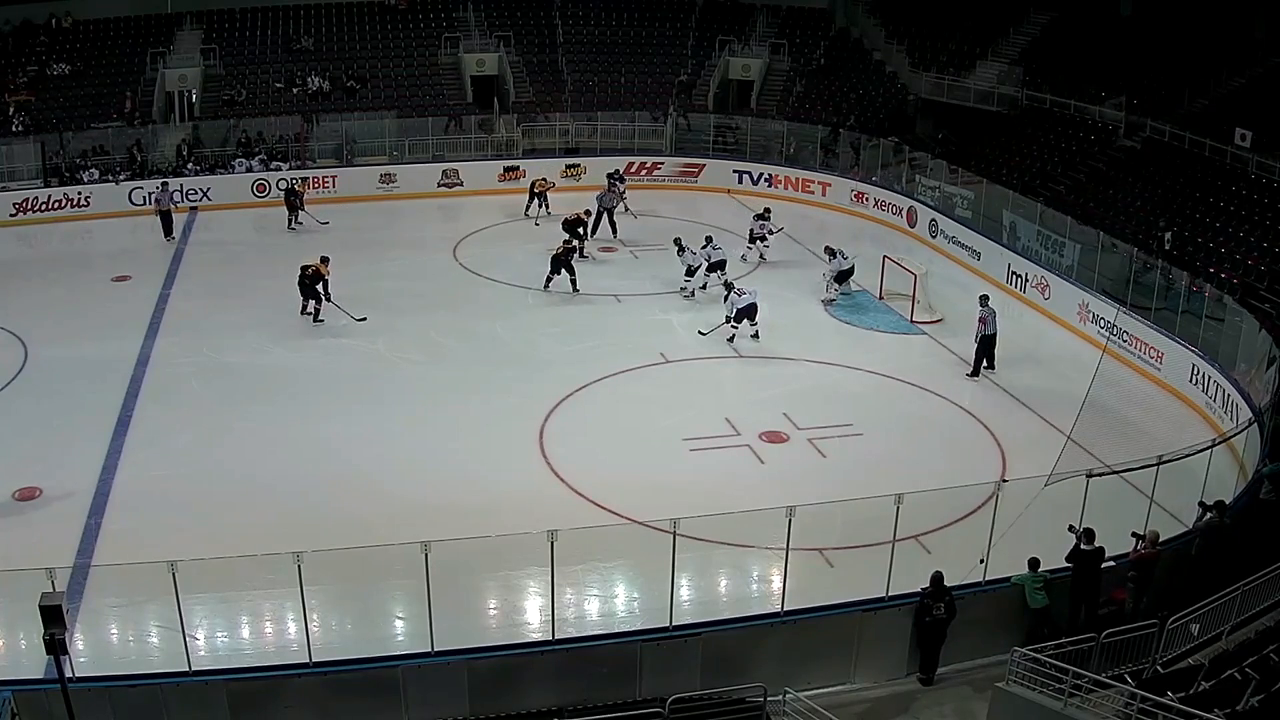
#> input picture frame 46 of area1.mov, 1280 x 720 px
$ python background1.py
#> lines starting #> are read from the running program, lines starting #| are printed output that depends on the picture; after the words box and inside, x2 and y2 are one past the last pixel; in counts of white or black regions, pixels touching at a corner belong together
import numpy as np
import cv2
import init_points as ip


class BackGroundSubtractor:
    # When constructing background subtractor, we
    # take in two arguments:
    # 1) alpha: The background learning factor, its value should
    # be between 0 and 1. The higher the value, the more quickly
    # your program learns the changes in the background. Therefore,
    # for a static background use a lower value, like 0.001. But if
    # your background has moving trees and stuff, use a higher value,
    # maybe start with 0.01.
    # 2) firstFrame: This is the first frame from the video/webcam.
    def __init__(self, alpha, firstFrame):
        self.alpha = alpha
        self.backGroundModel = firstFrame

    def getForeground(self, frame):
        # apply the background averaging formula:
        # NEW_BACKGROUND = CURRENT_FRAME * ALPHA + OLD_BACKGROUND * (1 - APLHA)
        self.backGroundModel = frame * self.alpha + self.backGroundModel * (1 - self.alpha)

        # after the previous operation, the dtype of
        # self.backGroundModel will be changed to a float type
        # therefore we do not pass it to cv2.absdiff directly,
        # instead we acquire a copy of it in the uint8 dtype
        # and pass that to absdiff.

        return cv2.absdiff(self.backGroundModel.astype(np.uint8), frame)


# Just a simple function to perform
# some filtering before any further processing.
def denoise(frame):
    frame = cv2.medianBlur(frame, 5)
    frame = cv2.GaussianBlur(frame, (5, 5), 0)

    return frame

path_video = 'video/'
video_file = 'area1.mov'

video = cv2.VideoCapture(path_video + video_file)

ret, frame = video.read()
#> frame is the input picture: shape (720, 1280, 3); mean B, G, R 91, 92.2, 89.3

fborders = ip.fborders


video_h, video_w = frame.shape[:2]
#> video_h = 720; video_w = 1280
video_k = 2
video_w = int(video_w/video_k)
#> video_w = 640
video_h = int(video_h/video_k)
#> video_h = 360
frame = cv2.resize(frame, (video_w, video_h))
#> frame: shape (360, 640, 3)

field_mask = np.zeros(frame.shape[:2], dtype="uint8")
cv2.fillPoly(field_mask,[np.array(fborders)], 255, 1)
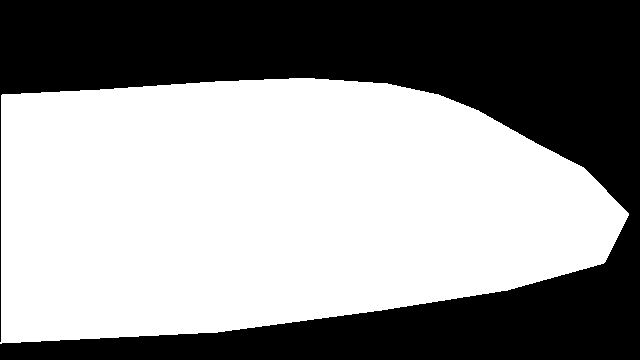
#> field_mask: shape (360, 640); 57.2% white; 1 black region, box (x1, y1, x2, y2) and area: (0, 0, 640, 360) 98592


if ret is True:
    backSubtractor = BackGroundSubtractor(0.2, denoise(frame))
#> in denoise, `frame = cv2.medianBlur(frame, 5)`:
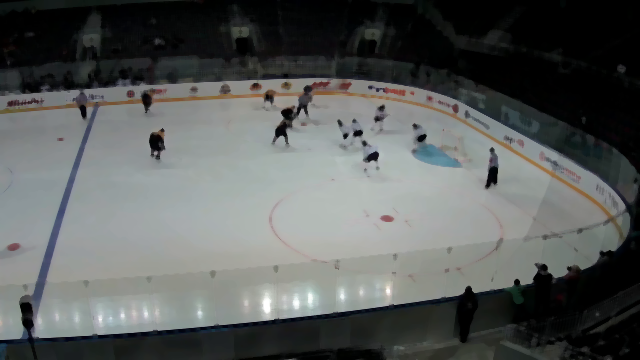
#> frame: shape (360, 640, 3); mean of channels 0, 1, 2 91.2, 92.4, 89.4; drawn as B, G, R
#> in __init__, `self.alpha = alpha`: self.alpha = 0.2
    run = True
else:
    run = False

while True: #(run):
    # Read a frame from the camera
    ret, frame = video.read()

    frame1 = frame.copy()
    frame1 = cv2.resize(frame1, (video_w, video_h))

    frame1 = cv2.bitwise_and(frame1, frame1, mask=field_mask)

    # If the frame was properly read.
    if ret is True:
        # Show the filtered image


        frame2 = denoise(frame1)


        # get the foreground
        foreGround = backSubtractor.getForeground(denoise(frame2))
#> in denoise (call 3), `frame = cv2.GaussianBlur(frame, (5, 5), 0)`:
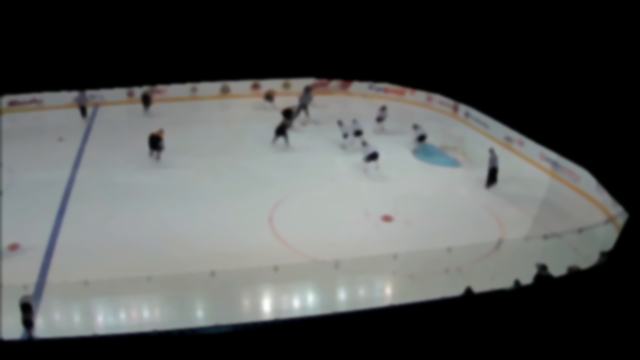
#> frame: shape (360, 640, 3); mean of channels 0, 1, 2 83.2, 84.3, 82.2; drawn as B, G, R

        foreGround = cv2.cvtColor(foreGround.copy(), cv2.COLOR_BGR2GRAY)

        # Apply thresholding on the background and display the resulting mask
        ret, mask = cv2.threshold(foreGround, 15, 255, cv2.THRESH_BINARY)
#> mask: shape (360, 640); 17.9% white; 123 white regions (89 under 20 px), largest, box (x1, y1, x2, y2) and area: (34, 293, 572, 360) 17021, (40, 51, 640, 252) 16204, (0, 13, 104, 341) 3021

        kernel = cv2.getStructuringElement(cv2.MORPH_ELLIPSE, (3, 3))
        # edged = cv2.Canny(fgmask, 30, 100)  # any gradient between 30 and 150 are considered edges
        mask_dilated = cv2.dilate(mask, kernel, iterations=2) # dilate
#> mask_dilated: shape (360, 640); 22.7% white; 60 white regions (10 under 20 px), largest, box (x1, y1, x2, y2) and area: (0, 4, 640, 360) 46101, (30, 0, 166, 10) 822, (444, 26, 510, 53) 765

        mask_closed = cv2.morphologyEx(mask_dilated, cv2.MORPH_CLOSE, kernel, iterations=1)
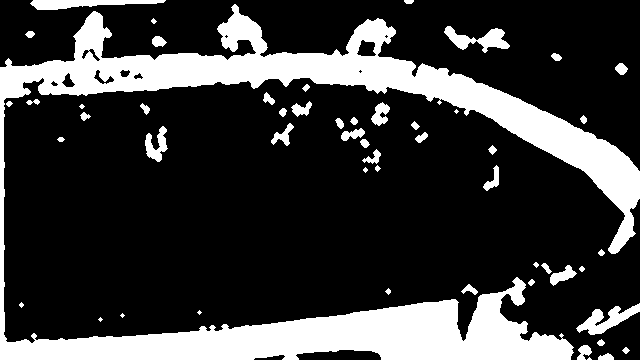
#> mask_closed: shape (360, 640); 22.8% white; 53 white regions (8 under 20 px), largest, box (x1, y1, x2, y2) and area: (0, 4, 640, 360) 46462, (576, 303, 640, 335) 833, (30, 0, 166, 10) 822

        frame3 = cv2.bitwise_and(frame1, frame1, mask=mask_closed)
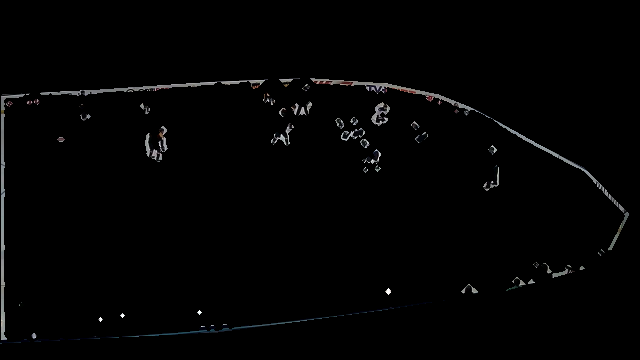
#> frame3: shape (360, 640, 3); mean B, G, R 2.9, 2.9, 2.8


        # Note: The mask is displayed as a RGB image, you can
        # display a grayscale image by converting 'foreGround' to
        # a grayscale before applying the threshold.
        cv2.imshow('mask', np.hstack([mask, mask_closed]))
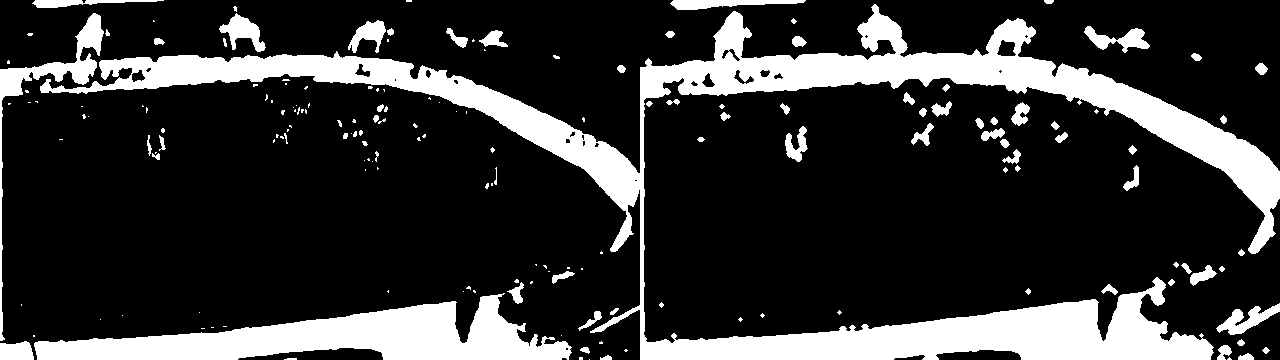
#> window 'mask': shape (360, 1280); 20.4% white; 174 white regions (97 under 20 px), largest, box (x1, y1, x2, y2) and area: (40, 4, 1280, 360) 62925, (34, 293, 572, 360) 17021, (0, 13, 104, 341) 3021
        # cv2.imshow('mask', mask)

        cv2.imshow('frame', np.hstack([frame1, frame3]))
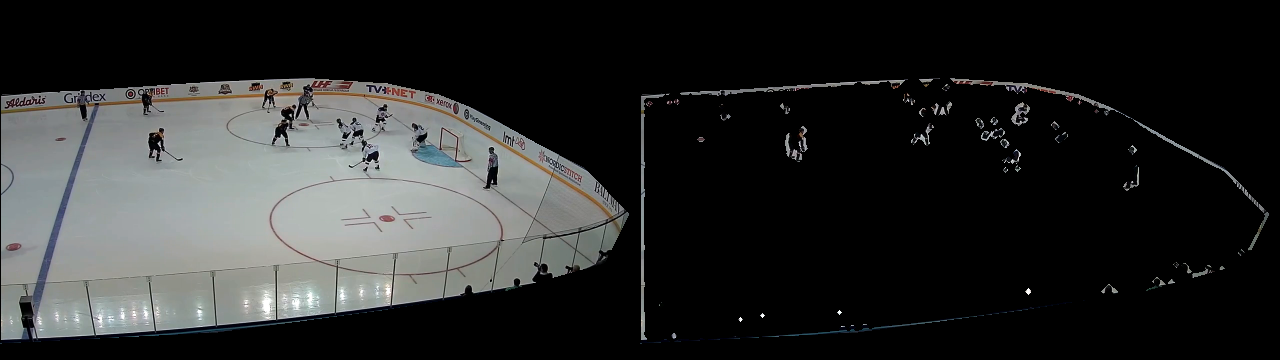
#> window 'frame': shape (360, 1280, 3); mean B, G, R 42.6, 43.2, 42.2

        # cv2.imshow(np.hstack([frame1, mask]))

        key = cv2.waitKey(10) & 0xFF
#> (key Esc is pressed here)
    else:
        break

    if key == 27:
        break

cv2.waitKey(0)
video.release()
cv2.destroyAllWindows()

$ run again, starting later in the video
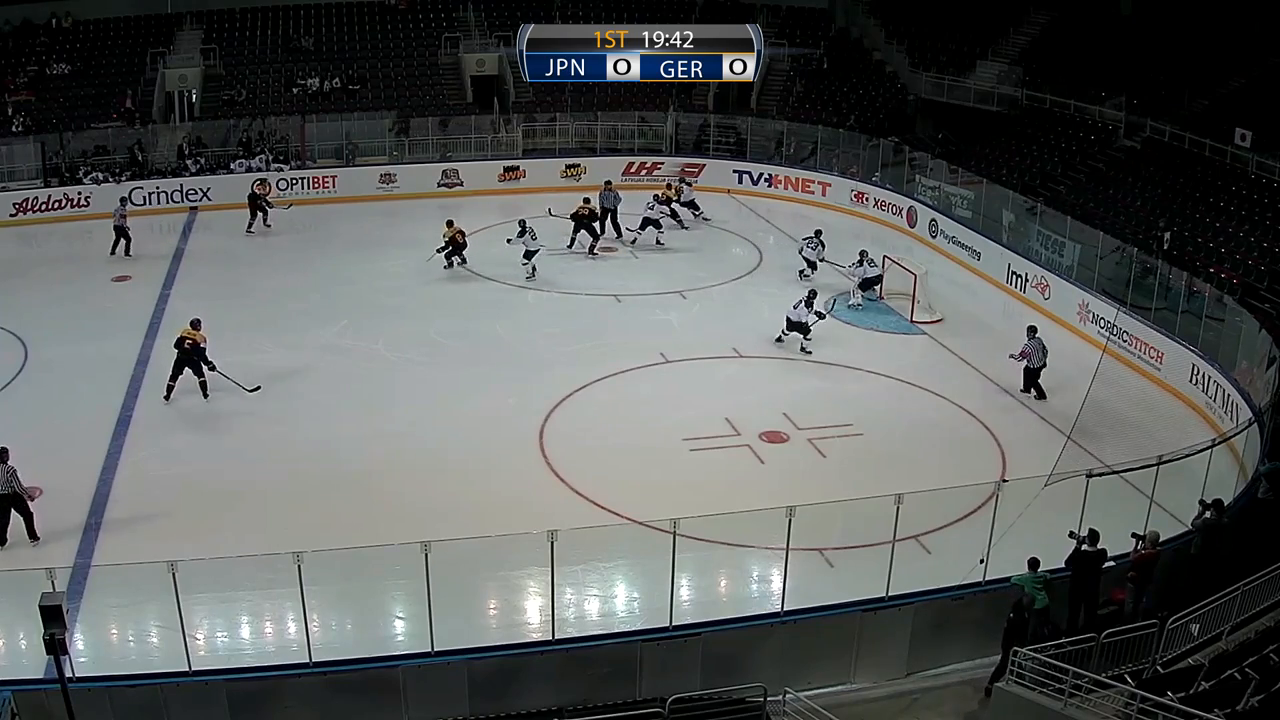
#> input picture frame 210 of area1.mov, 1280 x 720 px
#> frame is the input picture: shape (720, 1280, 3); mean B, G, R 92.5, 93.3, 90.4
#> field_mask: shape (360, 640); 57.2% white; 1 black region, box (x1, y1, x2, y2) and area: (0, 0, 640, 360) 98592
#> self.alpha = 0.2
#> `ret, mask = cv2.threshold(foreGround, 15, 255, cv2.THRESH_BINARY)`:
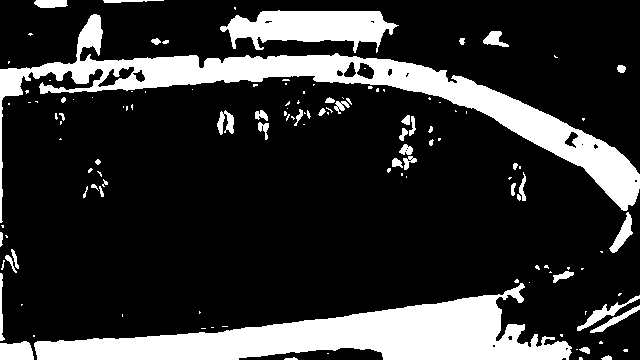
#> mask: shape (360, 640); 19.9% white; 129 white regions (80 under 20 px), largest, box (x1, y1, x2, y2) and area: (0, 14, 640, 223) 18212, (34, 283, 572, 360) 17952, (220, 10, 399, 53) 4591
#> mask_dilated: shape (360, 640); 25.2% white; 54 white regions (5 under 20 px), largest, box (x1, y1, x2, y2) and area: (0, 8, 640, 255) 28940, (0, 247, 592, 360) 21471, (575, 293, 640, 335) 1187
#> mask_closed: shape (360, 640); 25.4% white; 43 white regions (3 under 20 px), largest, box (x1, y1, x2, y2) and area: (0, 5, 640, 255) 29210, (0, 247, 592, 360) 21649, (575, 293, 640, 335) 1262
#> `cv2.imshow('frame', np.hstack([frame1, frame3]))`:
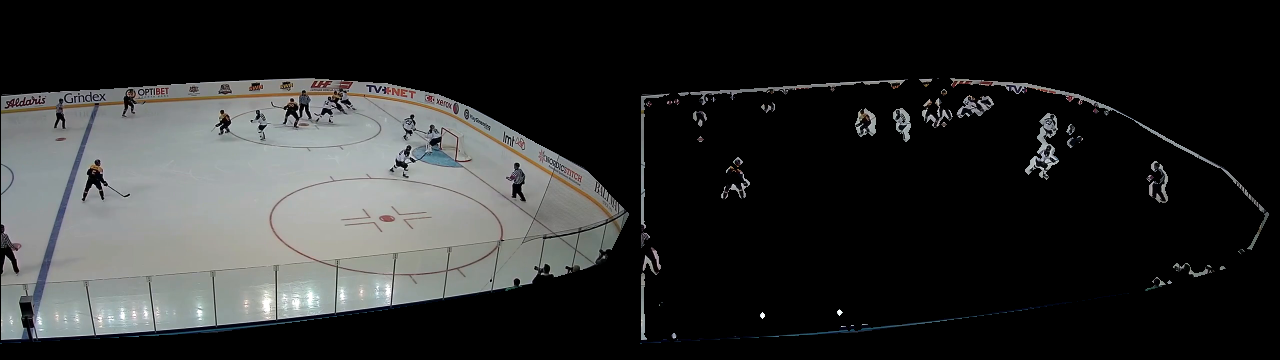
#> window 'frame': shape (360, 1280, 3); mean B, G, R 43.2, 43.6, 42.7

$ run again, starting later in the video
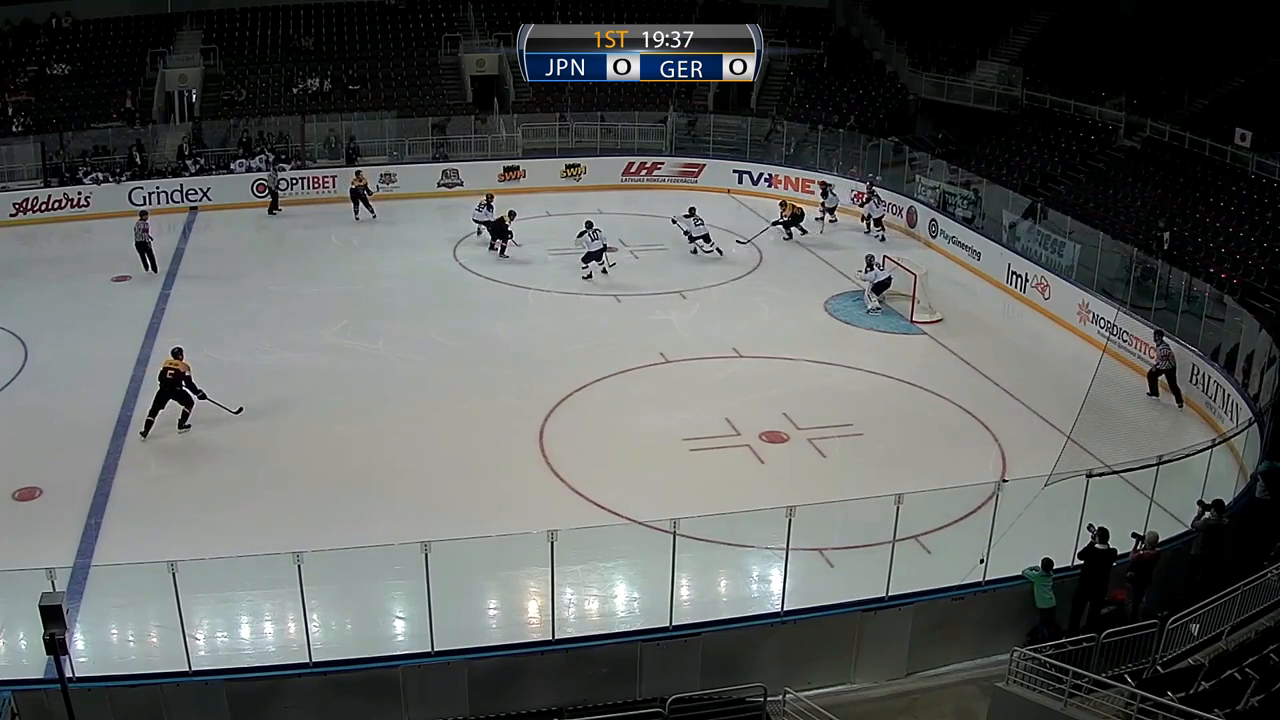
#> input picture frame 374 of area1.mov, 1280 x 720 px
#> frame is the input picture: shape (720, 1280, 3); mean B, G, R 93.3, 94.9, 92
#> field_mask: shape (360, 640); 57.2% white; 1 black region, box (x1, y1, x2, y2) and area: (0, 0, 640, 360) 98592
#> self.alpha = 0.2
#> `ret, mask = cv2.threshold(foreGround, 15, 255, cv2.THRESH_BINARY)`:
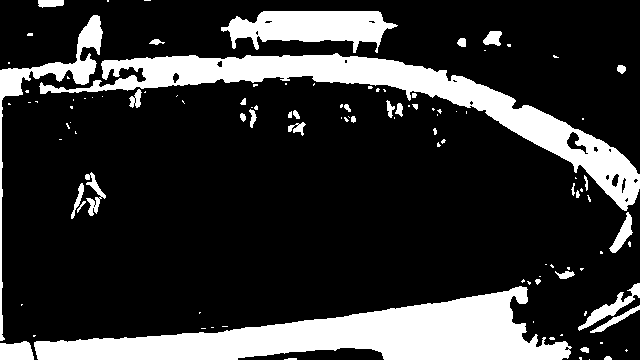
#> mask: shape (360, 640); 19.9% white; 110 white regions (72 under 20 px), largest, box (x1, y1, x2, y2) and area: (34, 286, 572, 360) 18533, (39, 53, 640, 211) 15661, (221, 11, 398, 53) 4493
#> mask_dilated: shape (360, 640); 24.9% white; 53 white regions (10 under 20 px), largest, box (x1, y1, x2, y2) and area: (0, 9, 640, 360) 51145, (576, 281, 640, 335) 1504, (69, 170, 108, 221) 960
#> mask_closed: shape (360, 640); 25.1% white; 42 white regions (6 under 20 px), largest, box (x1, y1, x2, y2) and area: (0, 9, 640, 360) 51893, (576, 281, 640, 335) 1551, (69, 170, 108, 221) 966
#> `cv2.imshow('frame', np.hstack([frame1, frame3]))`:
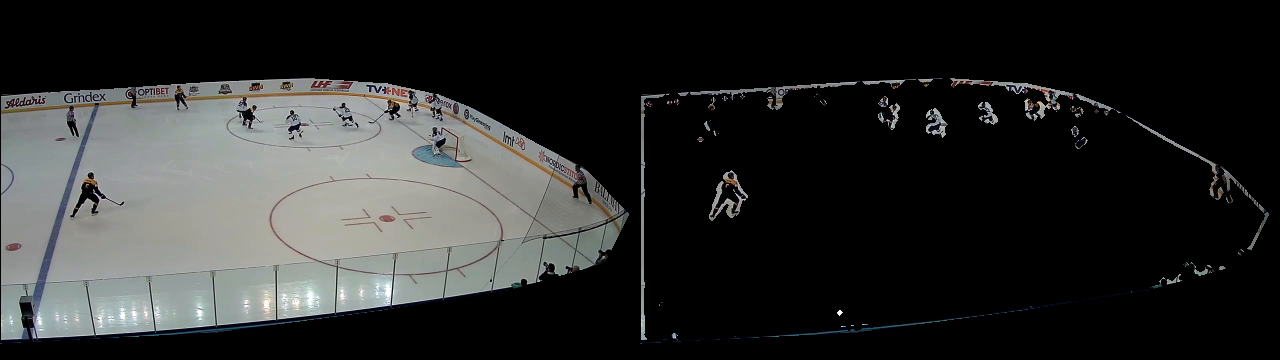
#> window 'frame': shape (360, 1280, 3); mean B, G, R 43.4, 44.1, 43.2
